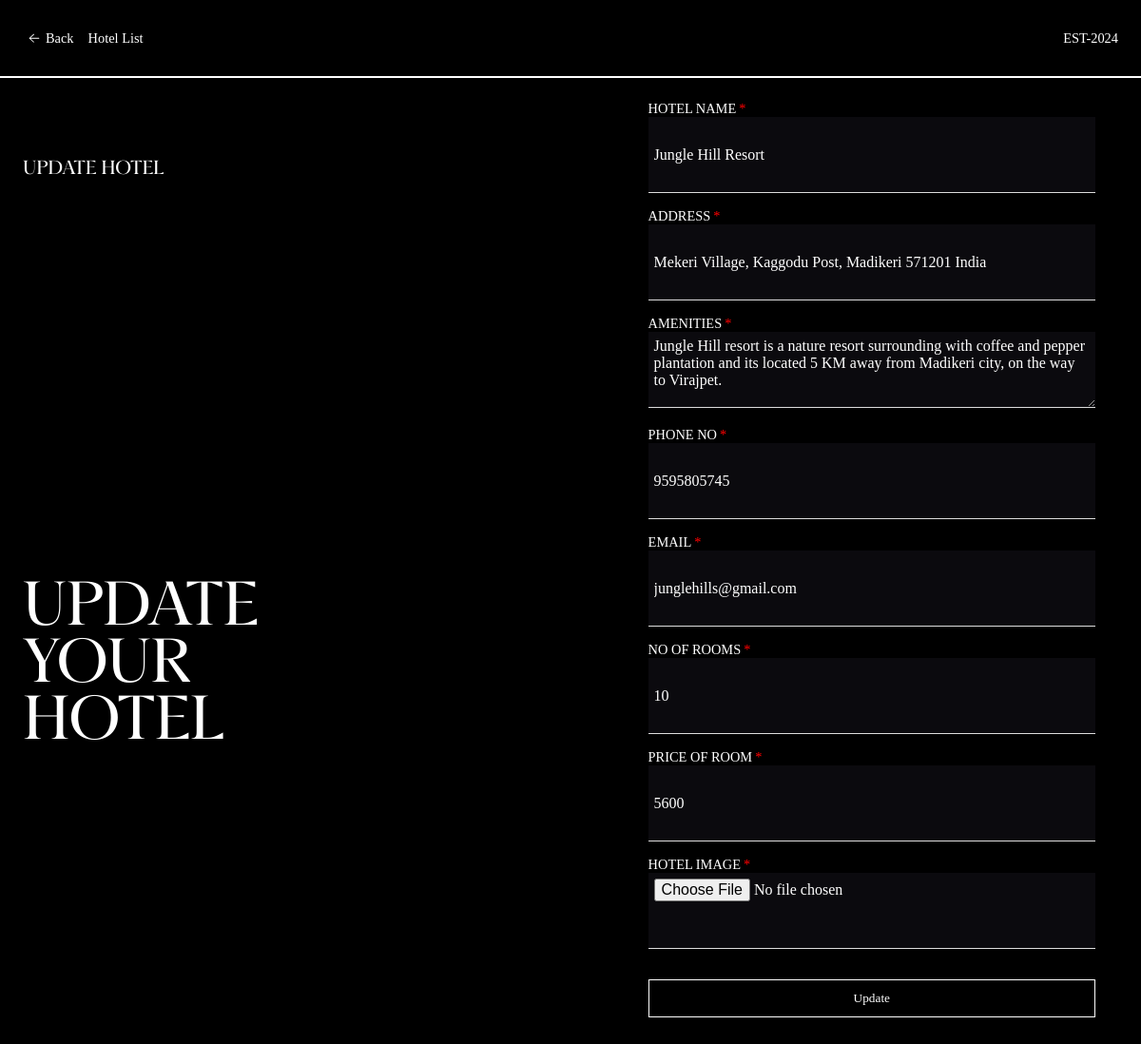
The page /admin/update_hotel.php?id=14 on the database its author committed.
### tables this page shows
CREATE TABLE `create_hotel` (
  `Hotel_Id` int(100) NOT NULL,
  `Hotel_Name` varchar(100) NOT NULL,
  `Hotel_Address` varchar(100) NOT NULL,
  `PhoneNo` varchar(20) NOT NULL,
  `email` varchar(100) NOT NULL,
  `NumberOfRooms` varchar(100) NOT NULL,
  `PriceOfRoom` int(100) NOT NULL,
  `amenities` varchar(500) NOT NULL,
  `Hotel_Image` varchar(200) NOT NULL
);

### admin/update_hotel.php (the view, shortened to what this page needs)
<?php
   include("../config/connection.php");
   if(isset($_GET['id'])){
    $sql = "select * from create_hotel where Hotel_Id = " .  $_GET['id'];
     $result = $conn->query($sql);
     $data = mysqli_fetch_assoc($result);
 }
 else{
     echo "Invalid request..!";
     exit;
 }
?>
<!DOCTYPE html>
<html lang="en">
<head>
    <link rel="stylesheet" href="../css/admin/hotel.css">
</head>
<body>
    <div class="signUpPage">
        <div class="nav">
            <div class="nav-part2">
                <h3 class="closeSignUp" style="align-items: center; justify-content: center; display: flex;">
                    <a href="adminhomepage.php">Back</a></h3>
                    <h3><a href="hotellist.php">Hotel List</a></h3>
                </div>
          <div class="nav-part1">
             <h3>est-2024</h3>
          </div>
        </div>
        <hr class="animated-hr" />
        <div class="signUpPage-part1">
          <div class="signUpPage-part11">
            <h3>Update Hotel</h3>
            <div class="signUpPage-bottom">
              <h1>Update <br> Your <br> Hotel</h1>
            </div>
          </div>
          <div class="container">
            <form action="" method="POST" enctype="multipart/form-data">
              <label for="activity" class="required">Hotel name</label>
              <input type="text" id="hotelName" name="Hotel_Name" value="<?php echo $data['Hotel_Name'] ?>" required>
              <label for="activity" class="required">Address</label>
              <input type="text" id="address" name="Hotel_Address" value="<?php echo $data['Hotel_Address'] ?>" required>
              <label for="activity" class="required">Amenities</label>
              <textarea id="amenities" name="amenities" value="<?php echo $data['amenities'] ?>" required><?php echo $data['amenities'] ?></textarea>
              <label for="activity" class="required">Phone No</label>
              <input type="tel" id="phoneNumber" name="phoneno" value="<?php echo $data['PhoneNo'] ?>" required>
              <label for="activity" class="required">Email</label>
              <input type="email" id="email" name="email" value="<?php echo $data['email'] ?>" required>
              <label for="activity" class="required">No of Rooms</label>
              <input type="number" id="numberOfRooms" name="NumberOfRooms" value="<?php echo $data['NumberOfRooms'] ?>" required>
              <label for="activity" class="required">Price of Room</label>
              <input type="number" id="PriceOfRoom" name="PriceOfRoom" value="<?php echo $data['PriceOfRoom'] ?>" required>
              <label for="activity" class="required">Hotel Image</label>
              <input type="file" id="hotelImage" name="Hotel_Image" required>
              <button class="submitButton" type="submit" name="submit">Update</button>
            </form>
          </div>
        </div>
      </div>
</body>
</html>

### css/admin/hotel.css (style rules this page uses)
* { padding: 0%; margin: 0%; box-sizing: border-box; font-weight: 400; font-family: Aeonik; color: white; }
html, body { height: 100%; width: 100%; overflow-x: hidden; background-color: black; }
.signUpPage { width: 100%; min-height: 10vh; background-color: black; }
.signUpPage .nav { width: 100%; height: 10vh; display: flex; justify-content: space-between; align-items: center; text-transform: capitalize; padding: 2vw; }
.signUpPage .nav h3 { font-size: 1.2vw; cursor: pointer; }
.signUpPage .nav-part1 { display: flex; align-items: center; gap: 10px; }
.signUpPage .nav-part1 h3 { text-transform: uppercase; cursor: pointer; }
.signUpPage-part1 { width: 100%; position: relative; min-height: 100vh; display: flex; justify-content: space-between; padding: 0 2vw; }
.signUpPage-part11 { width: 50%; height: 100%; flex-direction: column; }
.signUpPage-part11 h3 { margin-top: 10vh; font-family: pp; overflow: hidden; opacity: 1; text-transform: uppercase; }
.signUpPage-bottom { width: 50%; text-align: left; align-items: center; position: absolute; bottom: 0%; margin-bottom: 40vh; }
.signUpPage-bottom h1 { font-weight: 200; font-family: pp; line-height: 1; text-transform: uppercase; font-size: 5vw; opacity: 1; }
.signUpPage .container { padding: 2vw; height: 100%; width: 45%; }
.signUpPage label { display: block; text-transform: uppercase; font-size: 1.2vw; opacity: 1; }
.signUpPage .container input, select, textarea { width: 100%; height: 10vh; padding: 0.5vw; margin-bottom: 2vh; border: none; font-weight: 400; border-bottom: 1px solid #ddd; box-sizing: border-box; outline: none; font-size: 16px; background-color: #0b0a0e; color: white; transition: border-color 0.3s ease; opacity: 1; }
.animated-hr { width: 100%; border: 1px solid white; }
.container form { opacity: 1; }
.required::after { content: "*"; color: red; margin-left: 3px; }
.signUpPage ::placeholder { color: #aaa; font-weight: 400; }
.signUpPage button { width: 100%; height: 5vh; background-color:black; margin: 2vh 0; cursor: pointer; opacity: 1; border: 1px solid white; }
a { text-decoration: none; color: white; }
.nav-part2 { display: flex; align-items: center; gap: 15px; }

### rows shown on the page
create_hotel: Hotel_Name "Jungle Hill Resort", Hotel_Address "Mekeri Village, Kaggodu Post, Madikeri 571201 India", amenities "Jungle Hill resort is a nature resort surrounding with coffee and pepper plantation and its located 5 KM away from Madikeri city, on the way to Virajpet.", phoneno "9595805745", email "junglehills@gmail.com", NumberOfRooms "10", PriceOfRoom "5600"
